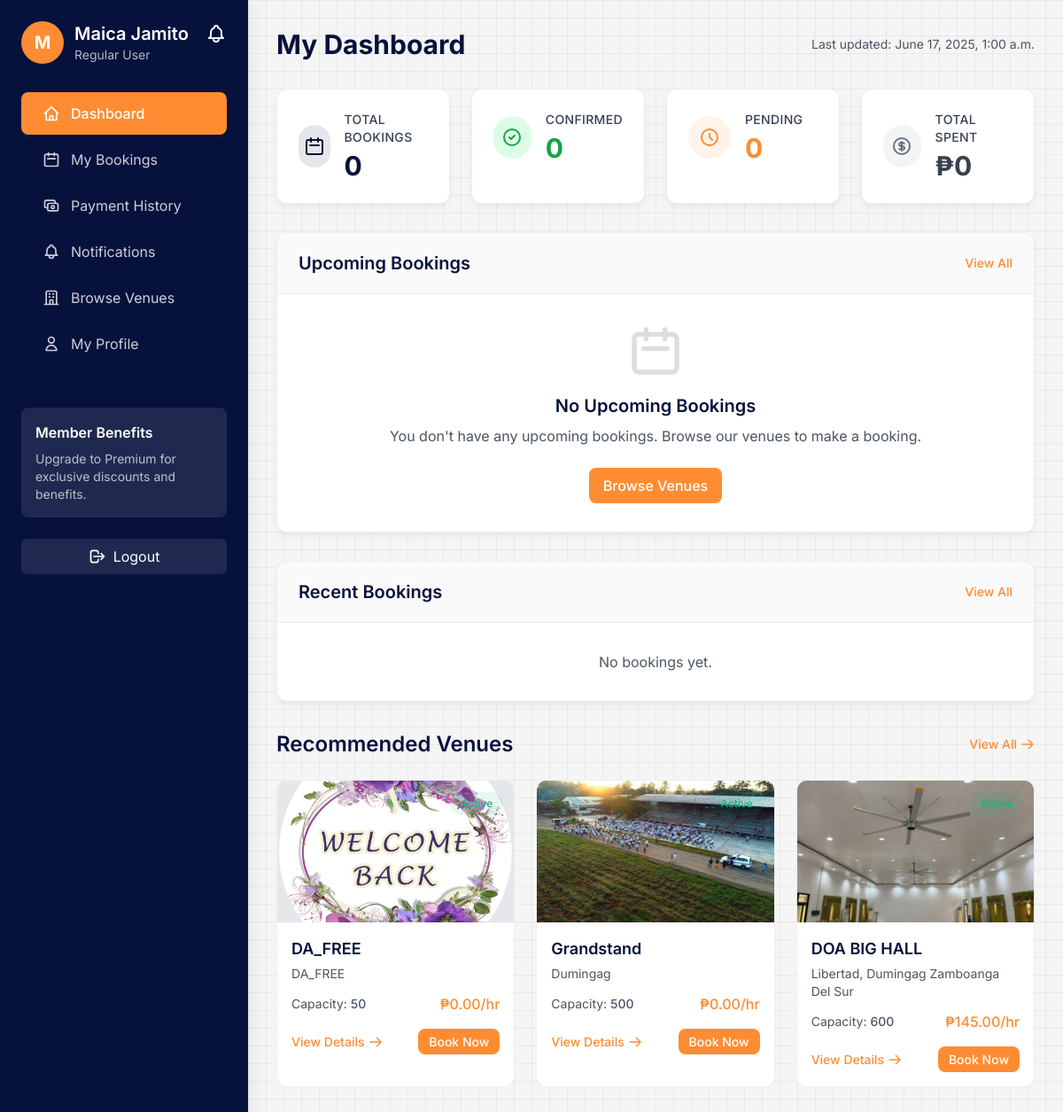
Screenshot of /dashboard/ (signed in) with the database file from the repository.
### booking/models/user_profile.py (models this page shows, shortened)
class UserProfile(models.Model):
    USER_ROLE_CHOICES = [
        ('guest', 'Guest'),
        ('regular', 'Regular User'),
        ('premium', 'Premium User'),
        ('corporate', 'Corporate Client'),
    ]
    user = models.OneToOneField(User, on_delete=models.CASCADE, related_name='profile')
    role = models.CharField(max_length=20, choices=USER_ROLE_CHOICES, default='regular')
    profile_picture = models.ImageField(upload_to='profiles/', blank=True, null=True)
    phone = models.CharField(max_length=20, blank=True)
    address = models.CharField(max_length=255, blank=True)
    preferred_payment_method = models.CharField(max_length=50, blank=True)
    booking_preferences = models.TextField(blank=True)
    created_at = models.DateTimeField(auto_now_add=True)
    updated_at = models.DateTimeField(auto_now=True)
    def get_booking_statistics(self):
        from django.utils import timezone
        from django.db.models import Sum, Avg
        bookings = self.user.bookings.all()
        confirmed_count = bookings.filter(status='confirmed').count()
        pending_count = bookings.filter(status='pending').count()
        cancelled_count = bookings.filter(status='cancelled').count()
        today = timezone.now().date()
        upcoming_bookings = bookings.filter(
            status='confirmed',
            time_slot__date__gte=today
        ).order_by('time_slot__date')
        total_spent = bookings.filter(status='confirmed').aggregate(Sum('total_price'))['total_price__sum'] or 0
        avg_price = bookings.filter(status='confirmed').aggregate(Avg('total_price'))['total_price__avg'] or 0
        return {
            'total_bookings': bookings.count(),
            'confirmed_count': confirmed_count,
            'pending_count': pending_count,
            'cancelled_count': cancelled_count,
            'upcoming_bookings': upcoming_bookings,
            'total_spent': total_spent,
            'avg_price': avg_price,
        }
    class Meta:
        verbose_name = "User Profile"
        verbose_name_plural = "User Profiles"

### booking/models/venue.py (models this page shows, shortened)
class Venue(models.Model):
    STATUS_CHOICES = [
        ('active', 'Active'),
        ('maintenance', 'Under Maintenance'),
        ('inactive', 'Inactive'),
    ]
    name = models.CharField(max_length=200)
    description = models.TextField()
    address = models.CharField(max_length=255)
    capacity = models.PositiveIntegerField()
    hourly_rate = models.DecimalField(max_digits=10, decimal_places=2)
    image = models.ImageField(upload_to='venues/', blank=True, null=True)
    categories = models.ManyToManyField(Category, related_name='venues')
    manager = models.ForeignKey(VenueManager, on_delete=models.SET_NULL, null=True, related_name='managed_venues')
    status = models.CharField(max_length=20, choices=STATUS_CHOICES, default='active')
    created_at = models.DateTimeField(auto_now_add=True)
    updated_at = models.DateTimeField(auto_now=True)
    class Meta:
        ordering = ['name']

### booking/views/user_views.py (the view)
# urls.py: path('dashboard/', views.user_dashboard, name='user_dashboard'),
@login_required
def user_dashboard(request):
    from booking.models import UserProfile
    profile, created = UserProfile.objects.get_or_create(user=request.user)
    if created:
        messages.info(request, 'We created a new profile for you. Please update your information.')
    booking_stats = profile.get_booking_statistics()
    recent_bookings = Booking.objects.filter(user=request.user).order_by('-booking_date')[:5]
    today = timezone.now().date()
    upcoming_bookings = Booking.objects.filter(
        user=request.user,
        status='confirmed',
        time_slot__date__gte=today
    ).order_by('time_slot__date')[:3]
    recommended_venues = Venue.objects.filter(status='active').order_by('?')[:3]
    context = {
        'profile': profile,
        'booking_stats': booking_stats,
        'recent_bookings': recent_bookings,
        'upcoming_bookings': upcoming_bookings,
        'recommended_venues': recommended_venues,
    }
    return render(request, 'booking/user_dashboard.html', context)

### booking/context_processors.py (called while the page is built)
def common_context(request):
    context = {
        'all_categories': Category.objects.all(),
    }
    if request.user.is_authenticated:
        unread_notifications = Notification.objects.filter(
            user=request.user,
            is_read=False
        ).order_by('-created_at')
        recent_notifications = Notification.objects.filter(
            user=request.user
        ).order_by('-created_at')[:5]
        context.update({
            'unread_notifications': unread_notifications,
            'unread_notification_count': unread_notifications.count(),
            'recent_notifications': recent_notifications,
        })
    return context

### templates/booking/user_dashboard.html (shortened to what this page needs)
<!DOCTYPE html>
<html lang="en">
<head>
    <script src="https://cdn.tailwindcss.com"></script>
</head>
<body>
    <div class="dashboard-container">
        {% with active_page='dashboard' %}
            {% include 'booking/components/user_sidebar.html' %}
        {% endwith %}
        <main class="p-8">
            <div class="flex justify-between items-center mb-8">
                <h1 class="text-3xl font-bold text-primary">My Dashboard</h1>
                <div class="text-sm text-gray-600">
                    Last updated: {% now "F j, Y, g:i a" %}
                </div>
            </div>
            {% include 'booking/components/user_stats_cards.html' %}
            {% include 'booking/components/upcoming_bookings.html' %}
            {% include 'booking/components/recent_bookings.html' %}
            {% include 'booking/components/recommended_venues.html' %}
        </main>
    </div>
</body>
</html>

### templates/booking/components/user_sidebar.html (shortened to what this page needs)
<aside class="sidebar">
    <div class="p-6">
        <div class="flex items-center space-x-3 mb-8">
            <div class="relative group cursor-pointer" onclick="openProfilePictureModal()">
                {% if profile.profile_picture %}
                <img src="{{ profile.profile_picture.url }}" alt="{{ profile.user.username }}" class="w-12 h-12 rounded-full object-cover border-2 border-white">
                {% else %}
                <div class="w-12 h-12 bg-accent rounded-full flex items-center justify-center text-white font-bold text-xl">
                    {{ profile.user.get_full_name|default:profile.user.username|slice:":1"|upper }}
                </div>
                {% endif %}
            </div>
            <div class="flex-grow">
                <div class="flex items-center justify-between">
                    <h2 class="text-xl font-semibold text-white">{{ profile.user.get_full_name|default:profile.user.username }}</h2>
                    <a href="javascript:void(0);" onclick="openNotificationModal()" class="relative">
                    </a>
                </div>
                <p class="text-white/70 text-sm">{{ profile.get_role_display }}</p>
            </div>
        </div>
        <nav class="space-y-1 mt-8">
            <a href="{% url 'user_dashboard' %}" class="sidebar-link {% if active_page == 'dashboard' %}active{% endif %}">
                <svg class="h-5 w-5" fill="none" viewBox="0 0 24 24" stroke="currentColor">
                    <path stroke-linecap="round" stroke-linejoin="round" stroke-width="2" d="M3 12l2-2m0 0l7-7 7 7M5 10v10a1 1 0 001 1h3m10-11l2 2m-2-2v10a1 1 0 01-1 1h-3m-6 0a1 1 0 001-1v-4a1 1 0 011-1h2a1 1 0 011 1v4a1 1 0 001 1m-6 0h6"></path>
                </svg>
                Dashboard
            </a>
            <a href="{% url 'my_bookings' %}" class="sidebar-link {% if active_page == 'bookings' %}active{% endif %}">
                <svg class="h-5 w-5" fill="none" viewBox="0 0 24 24" stroke="currentColor">
                    <path stroke-linecap="round" stroke-linejoin="round" stroke-width="2" d="M8 7V3m8 4V3m-9 8h10M5 21h14a2 2 0 002-2V7a2 2 0 00-2-2H5a2 2 0 00-2 2v12a2 2 0 002 2z"></path>
                </svg>
                My Bookings
            </a>
            <a href="{% url 'payment_history' %}" class="sidebar-link {% if active_page == 'payments' %}active{% endif %}">
                <svg class="h-5 w-5" fill="none" viewBox="0 0 24 24" stroke="currentColor">
                    <path stroke-linecap="round" stroke-linejoin="round" stroke-width="2" d="M17 9V7a2 2 0 00-2-2H5a2 2 0 00-2 2v6a2 2 0 002 2h2m2 4h10a2 2 0 002-2v-6a2 2 0 00-2-2H9a2 2 0 00-2 2v6a2 2 0 002 2zm7-5a2 2 0 11-4 0 2 2 0 014 0z"></path>
                </svg>
                Payment History
            </a>
            <a href="javascript:void(0);" onclick="openNotificationModal()" class="sidebar-link {% if active_page == 'notifications' %}active{% endif %}">
                Notifications
            </a>
            <a href="{% url 'venue_list' %}" class="sidebar-link {% if active_page == 'venues' %}active{% endif %}">
                <svg class="h-5 w-5" fill="none" viewBox="0 0 24 24" stroke="currentColor">
                    <path stroke-linecap="round" stroke-linejoin="round" stroke-width="2" d="M19 21V5a2 2 0 00-2-2H7a2 2 0 00-2 2v16m14 0h2m-2 0h-5m-9 0H3m2 0h5M9 7h1m-1 4h1m4-4h1m-1 4h1m-5 10v-5a1 1 0 011-1h2a1 1 0 011 1v5m-4 0h4"></path>
                </svg>
                Browse Venues
            </a>
            <a href="javascript:void(0);" onclick="openEditProfileModal()" class="sidebar-link {% if active_page == 'profile' %}active{% endif %}">
                <svg class="h-5 w-5" fill="none" viewBox="0 0 24 24" stroke="currentColor">
                    <path stroke-linecap="round" stroke-linejoin="round" stroke-width="2" d="M16 7a4 4 0 11-8 0 4 4 0 018 0zM12 14a7 7 0 00-7 7h14a7 7 0 00-7-7z"></path>
                </svg>
                My Profile
            </a>
        </nav>
        <div class="mt-12 p-4 bg-white/10 rounded-lg">
            <h3 class="font-semibold text-white mb-2">Member Benefits</h3>
            <p class="text-white/70 text-sm">
                {% if profile.role == 'premium' %}
                Enjoy 10% discount on all bookings as a Premium member.
                {% elif profile.role == 'corporate' %}
                Enjoy 15% discount on all bookings as a Corporate client.
                {% else %}
                Upgrade to Premium for exclusive discounts and benefits.
                {% endif %}
            </p>
        </div>
        <div class="mt-6">
            <a href="{% url 'custom_logout' %}" class="flex items-center justify-center w-full py-2 px-4 bg-white/10 hover:bg-white/20 text-white rounded-md transition-colors">
                <svg class="h-5 w-5 mr-2" fill="none" viewBox="0 0 24 24" stroke="currentColor">
                    <path stroke-linecap="round" stroke-linejoin="round" stroke-width="2" d="M17 16l4-4m0 0l-4-4m4 4H7m6 4v1a3 3 0 01-3 3H6a3 3 0 01-3-3V7a3 3 0 013-3h4a3 3 0 013 3v1"></path>
                </svg>
                Logout
            </a>
        </div>
    </div>
</aside>

### templates/booking/components/recommended_venues.html (shortened to what this page needs)
<div class="mb-8">
    <div class="flex justify-between items-center mb-6">
        <h2 class="text-2xl font-semibold text-primary">Recommended Venues</h2>
        <a href="{% url 'venue_list' %}" class="text-accent hover:text-accent/80 text-sm font-medium flex items-center">
            View All
            <svg class="h-4 w-4 ml-1" fill="none" viewBox="0 0 24 24" stroke="currentColor">
                <path stroke-linecap="round" stroke-linejoin="round" stroke-width="2" d="M14 5l7 7m0 0l-7 7m7-7H3"></path>
            </svg>
        </a>
    </div>
    {% if recommended_venues %}
    <div class="grid grid-cols-1 md:grid-cols-3 gap-6">
        {% for venue in recommended_venues %}
        <div class="venue-card bg-white">
            <div class="h-40 bg-gray-200 relative">
                {% if venue.image %}
                <img src="{{ venue.image.url }}" alt="{{ venue.name }}" class="w-full h-full object-cover">
                {% endif %}
                <div class="absolute top-3 right-3">
                    <span class="badge {% if venue.status == 'active' %}badge-success{% elif venue.status == 'maintenance' %}badge-warning{% else %}badge-danger{% endif %}">
                        {{ venue.status|title }}
                    </span>
                </div>
            </div>
            <div class="p-4">
                <h3 class="text-lg font-semibold text-primary mb-1">{{ venue.name }}</h3>
                <p class="text-gray-600 text-sm mb-3">{{ venue.address }}</p>
                <div class="flex justify-between items-center mb-4">
                    <div class="text-sm text-gray-600">Capacity: <span class="font-medium">{{ venue.capacity }}</span></div>
                    <div class="text-accent font-medium">₱{{ venue.hourly_rate }}/hr</div>
                </div>
                <div class="flex justify-between">
                    <a href="{% url 'venue_detail' venue.id %}" class="text-accent hover:text-accent/80 text-sm font-medium flex items-center">
                        View Details
                        <svg class="h-4 w-4 ml-1" fill="none" viewBox="0 0 24 24" stroke="currentColor">
                            <path stroke-linecap="round" stroke-linejoin="round" stroke-width="2" d="M14 5l7 7m0 0l-7 7m7-7H3"></path>
                        </svg>
                    </a>
                    <a href="{% url 'book_venue' venue.id %}" class="btn btn-sm btn-primary">Book Now</a>
                </div>
            </div>
        </div>
        {% endfor %}
    </div>
    {% endif %}
</div>

### templates/booking/user_dashboard.html (style rules this page uses)
body { background-color: #f5f5f5; background-image: linear-gradient(rgba(221, 221, 221, 0.5) 1px, transparent 1px), linear-gradient(90deg, rgba(221, 221, 221, 0.5) 1px, transparent 1px); background-size: 20px 20px; font-family: 'Inter', sans-serif; }
.dashboard-container { display: grid; grid-template-columns: 280px 1fr; min-height: 100vh; }

### templates/booking/components/user_sidebar_styles.html (style rules this page uses)
.sidebar { background-color: #06113C; color: white; box-shadow: 0 0 20px rgba(0, 0, 0, 0.1); }
.sidebar-link { display: flex; align-items: center; padding: 0.75rem 1.5rem; color: rgba(255, 255, 255, 0.8); border-radius: 0.5rem; transition: all 0.2s; margin-bottom: 0.25rem; }
.sidebar-link.active { background-color: #FF8C32; color: white; font-weight: 500; }
.sidebar-link svg { margin-right: 0.75rem; transition: transform 0.2s; }

### templates/booking/components/user_dashboard_styles.html (style rules this page uses)
.badge { display: inline-flex; align-items: center; padding: 0.25rem 0.75rem; border-radius: 9999px; font-size: 0.75rem; font-weight: 500; }
.badge-success { background-color: rgba(16, 185, 129, 0.1); color: rgb(16, 185, 129); }
.venue-card { border: 1px solid rgba(221, 221, 221, 0.5); border-radius: 0.75rem; overflow: hidden; transition: all 0.3s; }
.btn { display: inline-flex; align-items: center; justify-content: center; padding: 0.5rem 1rem; border-radius: 0.5rem; font-weight: 500; transition: all 0.2s; }
.btn-primary { background-color: #FF8C32; color: white; }
.btn-sm { padding: 0.25rem 0.75rem; font-size: 0.875rem; }

### rows the page displays
UserProfile: user.get_full_name "M", user.get_full_name "Maica Jamito", role "Regular User"
Venue: image (picture), status "Active", name "DA_FREE", address "DA_FREE", capacity "50", hourly_rate "0.00"
Venue: image (picture), status "Active", name "Grandstand", address "Dumingag", capacity "500", hourly_rate "0.00"
Venue: image (picture), name "DOA BIG HALL", address "Libertad, Dumingag Zamboanga Del Sur", capacity "600", hourly_rate "145.00"

### other values shown
{{ booking_stats.total_bookings }} "0"
{{ booking_stats.confirmed_count }} "0"
{{ booking_stats.pending_count }} "0"
{{ booking_stats.total_spent }} "0"
